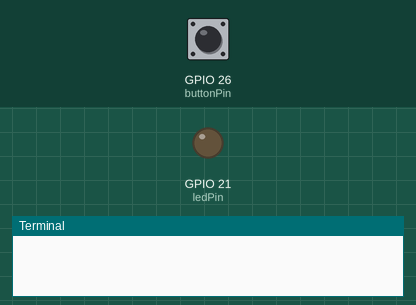
The program below on a simulated Raspberry Pi (BCM pin numbers). On the bench: output pins drawn as LEDs (lit = HIGH), the last lines printed to the terminal. The test bench sets the inputs (shaded band); at power-on: GPIO 26 (buttonPin) HIGH. The clock reads 2024-03-15 10:24:30 at power-on unless the program sets it.

Above: at 1.2 s.
1.3 s: GPIO 26 (buttonPin) pulled LOW for 0.15 s
At 1.37 s:
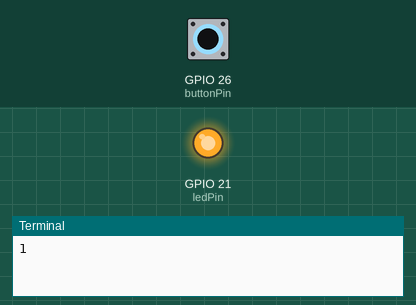
2.9 s: GPIO 26 (buttonPin) pulled LOW for 3.2 s
At 6.6 s:
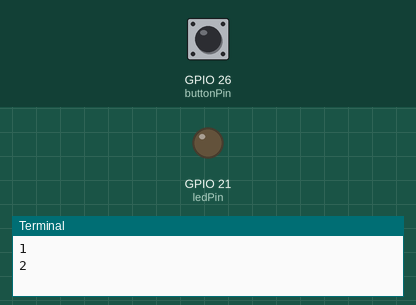
Timing chart, 0 to 8.1 s (numbered marks = the images above; inputs shaded):
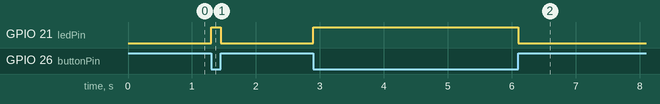

Measured:
- after the input at 1.3 s, GPIO 21 (ledPin): LOW → HIGH at once, → LOW 0.15 s later
- after the input at 2.9 s, GPIO 21 (ledPin): LOW → HIGH at once, → LOW 3.2 s later

The program:

light_an_led_via_event_detection.py
```python
import RPi.GPIO as GPIO
import time

buttonPin = 26
ledPin = 21
GPIO.setmode(GPIO.BCM)

GPIO.setup(ledPin, GPIO.OUT)
ledState = GPIO.LOW
GPIO.output(ledPin, ledState)

GPIO.setup(buttonPin, GPIO.IN, pull_up_down=GPIO.PUD_UP)

counter = 0
lastTime = 0.
lastState = None
shortestCountableInterval = 0.15
def respondToButtonTransition(channel):
    global counter
    global lastTime
    global lastState
    thisTime = time.time()
    if GPIO.input(buttonPin) == GPIO.LOW:
        ledState = GPIO.HIGH
    else:
        ledState = GPIO.LOW
    GPIO.output(ledPin, ledState)

    # first time - depending on where in bounce, could be high or low
    if lastState is None:
        if ledState:
            lastTime = thisTime
            counter += 1
            print(counter)
    elif ledState != lastState:
        if thisTime > lastTime + shortestCountableInterval:
            lastTime = thisTime
            if ledState:
                counter += 1
                print(counter)
    lastState = ledState

GPIO.add_event_detect(buttonPin, GPIO.BOTH, callback=respondToButtonTransition)

try:
    while True:
        time.sleep(1)
except KeyboardInterrupt:
    GPIO.cleanup()
```
